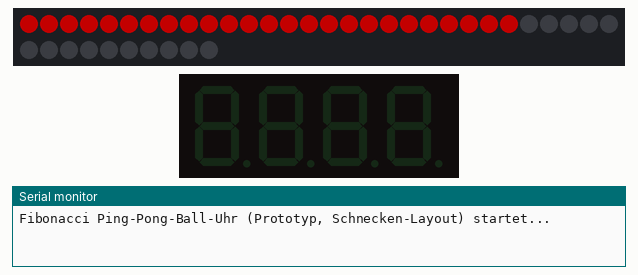
Simulated run of this sketch. Board: Seeed XIAO ESP32-S3. Shown: 40 RGB LEDs in strip order, left to right, continuing on the next row, 4-digit seven-segment display, the last lines printed to the serial monitor. Dim RGB values are drawn brighter than linear; WiFi joins after 1.5 s; servers stay silent unless stated; the local clock reads 2024-03-15 10:24:30 at power-on unless the sketch sets it; random numbers use the default seed unless the sketch sets one.

Above: at 0.1 s.
At 1.7 s:
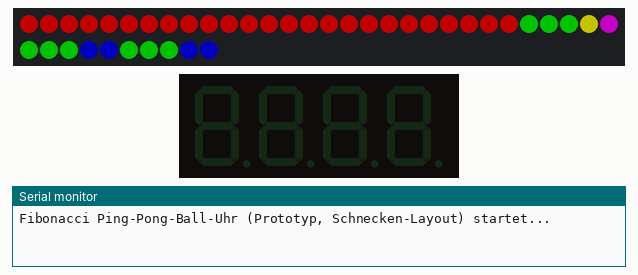
At 3.6 s:
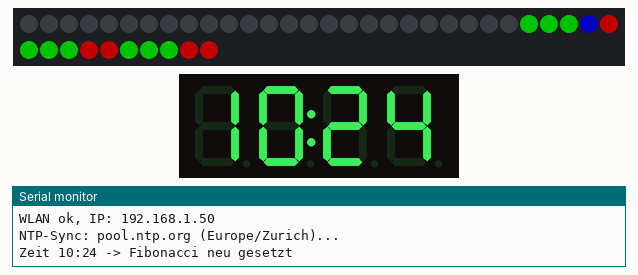
At 38.2 s:
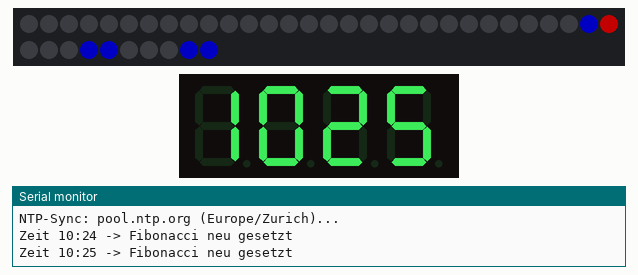

Measured:
- what the display in image 1 shows lasts 0.4 s, from 1.6 s to 2.0 s

The sketch:

sketch.ino
```cpp
/*
 * 🏓 Fibonacci Ping-Pong-Ball-Uhr – Wokwi-Prototyp
 *
 * Board:    Seeed XIAO ESP32-S3 (Prototyp-Ersatz für den Raspberry Pi Zero WH)
 * Anzeige:  40x WS2812B NeoPixel im 5x8-Schnecken-Raster hochkant
 *           (1 LED pro Ping-Pong-Ball), Fibonacci-Felder A(5) B(3) C(2) D(1) E(1)
 *           Feld A (5x5) oben | B (3x3) unten links | C (2x2) unten rechts
 *           D (Zeile 5, Spalte 3 / np28) | E (Zeile 5, Spalte 4 / np29)
 * Klartext: TM1637 – im Wokwi-Sim 4-stellig (HH:MM); Ziel: 6-stellig (HH:MM:SS)
 * Zeit:     NTP über WLAN (Wokwi-GUEST, pool.ntp.org), Zeitzone Europe/Zurich
 *
 * Mapping: LED-Index = Zeile*5 + Spalte (5 Spalten × 8 Zeilen)
 *
 * Die fünf Taster der Ziel-Uhr sind im Prototyp nicht enthalten –
 * die Demo-Variante mit Tastern liegt im Ordner wokwidemo/.
 *
 * Beim Start leuchtet jedes Feld kurz nacheinander (Self-Test) –
 * damit lassen sich Verdrahtung und Feld-Mapping in einem Durchgang prüfen.
 *
 * Autor: Paul Simmen mit Vibe (GLM-5-latest-short), 20.10.2026
 * Lizenz: GNU GPL v2 – abgeleitet von der Arduino-Fibonacci-Uhr
 *          von Philippe Chretien (https://github.com/pchretien/fibo)
 *          Layout-Anordnung inspiriert durch Nerdiy (https://www.nerdiy.de/fibonacciClock)
 */

#include <WiFi.h>
#include <time.h>
#include <Adafruit_NeoPixel.h>
#include <TM1637Display.h>

// ---------- Pins (XIAO ESP32-S3) ----------
// D3 = GPIO4: NeoPixel-Daten | D4 = GPIO5: TM1637 CLK | D5 = GPIO6: TM1637 DIO
#define LED_PIN 4
#define TM_CLK  5
#define TM_DIO  6
#define NUM_LEDS 40

// Zeitzone Europe/Zurich: CET/CEST mit EU-Umstellregeln
#define TZ_INFO "CET-1CEST-2,M3.5.0,M10.5.0/3"

Adafruit_NeoPixel strip(NUM_LEDS, LED_PIN, NEO_GRB + NEO_KHZ800);
TM1637Display display(TM_CLK, TM_DIO);

// ---------- Farben (wie in der Bauanleitung) ----------
const uint32_t C_HOURS = Adafruit_NeoPixel::Color(255, 0, 0);  // rot
const uint32_t C_MIN   = Adafruit_NeoPixel::Color(0, 255, 0);  // gruen
const uint32_t C_BOTH  = Adafruit_NeoPixel::Color(0, 0, 255);  // blau

// ---------- Fibonacci-Felder (Mapping: LED-Index = Zeile*5 + Spalte) ----------
// A: Zeilen 0-4, Spalten 0-4 (25 LEDs) | B: Zeilen 5-7, Spalten 0-2 (9)
// C: Zeilen 6-7, Spalten 3-4 (4)        | D: Zeile 5, Spalte 3 (np28)
// E: Zeile 5, Spalte 4 (np29)
const uint8_t FIELD_VALUE[5] = {5, 3, 2, 1, 1};
uint8_t fieldLeds[5][25];
uint8_t fieldCount[5];

void buildFields() {
  uint8_t n = 0;
  for (uint8_t r = 0; r < 5; r++)                    // A: Zeilen 0-4, Spalten 0-4
    for (uint8_t c = 0; c < 5; c++) fieldLeds[0][n++] = r * 5 + c;
  fieldCount[0] = n;
  n = 0;
  for (uint8_t r = 5; r < 8; r++)                    // B: Zeilen 5-7, Spalten 0-2
    for (uint8_t c = 0; c < 3; c++) fieldLeds[1][n++] = r * 5 + c;
  fieldCount[1] = n;
  n = 0;
  for (uint8_t r = 6; r < 8; r++)                    // C: Zeilen 6-7, Spalten 3-4
    for (uint8_t c = 3; c < 5; c++) fieldLeds[2][n++] = r * 5 + c;
  fieldCount[2] = n;
  fieldLeds[3][0] = 5 * 5 + 3;                       // D: Zeile 5, Spalte 3 (np28)
  fieldCount[3] = 1;
  fieldLeds[4][0] = 5 * 5 + 4;                       // E: Zeile 5, Spalte 4 (np29)
  fieldCount[4] = 1;
}

// Alle gueltigen Fibonacci-Kombinationen fuer 1..12, portiert aus der
// Original-Firmware (setBits). Feldindizes 0-4, '|' trennt Alternativen.
const char* COMBINATIONS[13] = {
  NULL,             // Index 0 unbenutzt
  "0|1",            // 1
  "2|01",           // 2
  "3|02|12",        // 3
  "03|13|012",      // 4
  "4|23|013",       // 5
  "04|14|023|123",  // 6
  "24|014|0123",    // 7
  "34|024|124",     // 8
  "034|134",        // 9
  "234|0134",       // 10
  "0234|1234",      // 11
  "01234"           // 12
};

// Waehlt per Zufall eine gueltige Kombination, liefert die Feldindizes zurueck
uint8_t pickCombination(uint8_t value, uint8_t* out) {
  if (value < 1) value = 1;
  if (value > 12) value = 12;
  const char* table = COMBINATIONS[value];
  uint8_t count = 1;
  for (const char* p = table; *p; p++)
    if (*p == '|') count++;
  uint8_t pick = random(count);
  const char* s = table;
  for (uint8_t i = 0; i < pick; i++) {
    while (*s && *s != '|') s++;
    if (*s == '|') s++;
  }
  uint8_t n = 0;
  while (*s && *s != '|')
    out[n++] = *s++ - '0';
  return n;
}

// Setzt die 40 LEDs gemaess Stunde/Minute (Zufallszerlegung wie im Original)
void updateFibonacci(int hh, int mm) {
  int h12 = hh % 12;
  if (h12 == 0) h12 = 12;
  int mu = mm / 5;          // 5-Minuten-Schritte
  if (mu == 0) mu = 12;     // Minute 0 => 12 in Fibonacci-Darstellung

  uint8_t hc[5], mc[5];
  uint8_t hn = pickCombination(h12, hc);
  uint8_t mn = pickCombination(mu, mc);

  uint8_t bits[5] = {0, 0, 0, 0, 0};  // Bit 1 = Stunde, Bit 2 = Minute
  for (uint8_t i = 0; i < hn; i++) bits[hc[i]] |= 0x01;
  for (uint8_t i = 0; i < mn; i++) bits[mc[i]] |= 0x02;

  for (uint8_t f = 0; f < 5; f++) {
    uint32_t col = 0;
    if (bits[f] == 0x01)      col = C_HOURS;
    else if (bits[f] == 0x02) col = C_MIN;
    else if (bits[f] == 0x03) col = C_BOTH;
    for (uint8_t i = 0; i < fieldCount[f]; i++)
      strip.setPixelColor(fieldLeds[f][i], col);
  }
  strip.show();
}

// Ein Feld kurz aufleuchten lassen
void pulse(uint8_t f, uint32_t col) {
  for (uint8_t i = 0; i < fieldCount[f]; i++)
    strip.setPixelColor(fieldLeds[f][i], col);
  strip.show();
}

// Self-Test beim Start: prueft Verdrahtung und Feld-Mapping in einem Durchgang
void selfTest() {
  const uint32_t cols[5] = {
    Adafruit_NeoPixel::Color(255, 0, 0),    // A rot
    Adafruit_NeoPixel::Color(0, 255, 0),    // B gruen
    Adafruit_NeoPixel::Color(0, 0, 255),    // C blau
    Adafruit_NeoPixel::Color(255, 255, 0),  // D gelb
    Adafruit_NeoPixel::Color(255, 0, 255)   // E magenta
  };
  for (uint8_t f = 0; f < 5; f++) {
    pulse(f, cols[f]);
    delay(400);
  }
  strip.clear();
  strip.show();
}

void setup() {
  Serial.begin(115200);
  randomSeed((uint32_t)micros());
  buildFields();

  strip.begin();
  strip.setBrightness(90);  // ~35%: 40 LEDs schonen (am Aufbau waere Vollelweiss ~2.4 A)
  strip.show();             // alle aus

  display.setBrightness(7);
  display.clear();

  Serial.println("Fibonacci Ping-Pong-Ball-Uhr (Prototyp, Schnecken-Layout) startet...");
  selfTest();

  Serial.println("Verbinde WLAN (Wokwi-GUEST)...");
  WiFi.begin("Wokwi-GUEST", "");
  unsigned long start = millis();
  while (WiFi.status() != WL_CONNECTED && millis() - start < 20000) {
    delay(100);
  }
  if (WiFi.status() == WL_CONNECTED) {
    Serial.print("WLAN ok, IP: ");
    Serial.println(WiFi.localIP());
    Serial.println("NTP-Sync: pool.ntp.org (Europe/Zurich)...");
    configTzTime(TZ_INFO, "pool.ntp.org");
  } else {
    Serial.println("WLAN fehlgeschlagen - laufe ohne NTP weiter.");
  }
}

int lastSlot = -1;  // wechselt alle 5 Minuten
int lastSec  = -1;

void loop() {
  struct tm t;
  if (getLocalTime(&t, 50)) {
    // Fibonacci-Anzeige nur bei 5-Minuten-Wechsel neu wuerfeln
    int slot = t.tm_hour * 12 + t.tm_min / 5;
    if (slot != lastSlot) {
      lastSlot = slot;
      updateFibonacci(t.tm_hour, t.tm_min);
      Serial.printf("Zeit %02d:%02d -> Fibonacci neu gesetzt\n", t.tm_hour, t.tm_min);
    }
    // TM1637: jede Sekunde, Doppelpunkt blinkt
    if (t.tm_sec != lastSec) {
      lastSec = t.tm_sec;
      uint8_t dots = (t.tm_sec % 2) ? 0x40 : 0x00;
      display.showNumberDecEx(t.tm_hour * 100 + t.tm_min, dots, true);
    }
  } else {
    // Noch keine Zeit: '----' anzeigen und NTP gelegentlich erneut versuchen
    const uint8_t dash[4] = {SEG_G, SEG_G, SEG_G, SEG_G};
    display.setSegments(dash);
    static unsigned long lastTry = 0;
    if (millis() - lastTry > 5000) {
      lastTry = millis();
      if (WiFi.status() != WL_CONNECTED) WiFi.begin("Wokwi-GUEST", "");
      configTzTime(TZ_INFO, "pool.ntp.org");
    }
  }
  delay(200);
}
```
